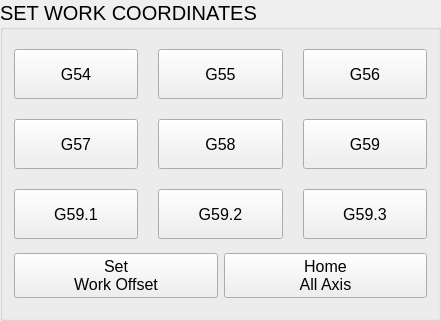
       <widget class="QGroupBox" name="groupBox_10">
        <property name="geometry">
         <rect>
          <x>330</x>
          <y>370</y>
          <width>441</width>
          <height>321</height>
         </rect>
        </property>
        <property name="font">
         <font>
          <pointsize>15</pointsize>
         </font>
        </property>
        <property name="title">
         <string>SET WORK COORDINATES</string>
        </property>
        <layout class="QGridLayout" name="gridLayout_15">
         <item row="0" column="0">
          <layout class="QGridLayout" name="gridLayout_16">
           <property name="topMargin">
            <number>0</number>
           </property>
           <property name="spacing">
            <number>20</number>
           </property>
           <item row="1" column="0">
            <widget class="ActionButton" name="actionbutton_10">
             <property name="minimumSize">
              <size>
               <width>0</width>
               <height>50</height>
              </size>
             </property>
             <property name="font">
              <font>
               <pointsize>12</pointsize>
              </font>
             </property>
             <property name="text">
              <string>G54</string>
             </property>
             <property name="rules" stdset="0">
              <string>[]</string>
             </property>
             <property name="actionName" stdset="0">
              <string>machine.set-work-coord:G54</string>
             </property>
            </widget>
           </item>
           <item row="1" column="1">
            <widget class="ActionButton" name="actionbutton_14">
             <property name="minimumSize">
              <size>
               <width>0</width>
               <height>50</height>
              </size>
             </property>
             <property name="font">
              <font>
               <pointsize>12</pointsize>
              </font>
             </property>
             <property name="text">
              <string>G55</string>
             </property>
             <property name="rules" stdset="0">
              <string>[]</string>
             </property>
             <property name="actionName" stdset="0">
              <string>machine.set-work-coord:G55</string>
             </property>
            </widget>
           </item>
           <item row="2" column="2">
            <widget class="ActionButton" name="actionbutton_15">
             <property name="minimumSize">
              <size>
               <width>0</width>
               <height>50</height>
              </size>
             </property>
             <property name="font">
              <font>
               <pointsize>12</pointsize>
              </font>
             </property>
             <property name="text">
              <string>G59</string>
             </property>
             <property name="rules" stdset="0">
              <string>[]</string>
             </property>
             <property name="actionName" stdset="0">
              <string>machine.set-work-coord:G59</string>
             </property>
            </widget>
           </item>
           <item row="3" column="2">
            <widget class="ActionButton" name="actionbutton_16">
             <property name="minimumSize">
              <size>
               <width>0</width>
               <height>50</height>
              </size>
             </property>
             <property name="font">
              <font>
               <pointsize>12</pointsize>
              </font>
             </property>
             <property name="text">
              <string>G59.3</string>
             </property>
             <property name="rules" stdset="0">
              <string>[]</string>
             </property>
             <property name="actionName" stdset="0">
              <string>machine.set-work-coord:G59.3</string>
             </property>
            </widget>
           </item>
           <item row="2" column="1">
            <widget class="ActionButton" name="actionbutton_17">
             <property name="minimumSize">
              <size>
               <width>0</width>
               <height>50</height>
              </size>
             </property>
             <property name="font">
              <font>
               <pointsize>12</pointsize>
              </font>
             </property>
             <property name="text">
              <string>G58</string>
             </property>
             <property name="rules" stdset="0">
              <string>[]</string>
             </property>
             <property name="actionName" stdset="0">
              <string>machine.set-work-coord:G58</string>
             </property>
            </widget>
           </item>
           <item row="3" column="0">
            <widget class="ActionButton" name="actionbutton_18">
             <property name="minimumSize">
              <size>
               <width>0</width>
               <height>50</height>
              </size>
             </property>
             <property name="font">
              <font>
               <pointsize>12</pointsize>
              </font>
             </property>
             <property name="text">
              <string>G59.1</string>
             </property>
             <property name="rules" stdset="0">
              <string>[]</string>
             </property>
             <property name="actionName" stdset="0">
              <string>machine.set-work-coord:G59.1</string>
             </property>
            </widget>
           </item>
           <item row="2" column="0">
            <widget class="ActionButton" name="actionbutton_19">
             <property name="minimumSize">
              <size>
               <width>0</width>
               <height>50</height>
              </size>
             </property>
             <property name="font">
              <font>
               <pointsize>12</pointsize>
              </font>
             </property>
             <property name="text">
              <string>G57</string>
             </property>
             <property name="rules" stdset="0">
              <string>[]</string>
             </property>
             <property name="actionName" stdset="0">
              <string>machine.set-work-coord:G57</string>
             </property>
            </widget>
           </item>
           <item row="3" column="1">
            <widget class="ActionButton" name="actionbutton_20">
             <property name="minimumSize">
              <size>
               <width>0</width>
               <height>50</height>
              </size>
             </property>
             <property name="font">
              <font>
               <pointsize>12</pointsize>
              </font>
             </property>
             <property name="text">
              <string>G59.2</string>
             </property>
             <property name="rules" stdset="0">
              <string>[]</string>
             </property>
             <property name="actionName" stdset="0">
              <string>machine.set-work-coord:G59.2</string>
             </property>
            </widget>
           </item>
           <item row="1" column="2">
            <widget class="ActionButton" name="actionbutton_21">
             <property name="minimumSize">
              <size>
               <width>0</width>
               <height>50</height>
              </size>
             </property>
             <property name="font">
              <font>
               <pointsize>12</pointsize>
              </font>
             </property>
             <property name="text">
              <string>G56</string>
             </property>
             <property name="rules" stdset="0">
              <string>[]</string>
             </property>
             <property name="actionName" stdset="0">
              <string>machine.set-work-coord:G56</string>
             </property>
            </widget>
           </item>
          </layout>
         </item>
         <item row="1" column="0">
          <layout class="QHBoxLayout" name="horizontalLayout_3">
           <item>
            <widget class="DialogButton" name="dialogbutton">
             <property name="font">
              <font>
               <pointsize>12</pointsize>
              </font>
             </property>
             <property name="text">
              <string>Set
Work Offset</string>
             </property>
             <property name="dialogName" stdset="0">
              <string>set_work_offsets</string>
             </property>
            </widget>
           </item>
           <item>
            <widget class="ActionButton" name="actionbutton_35">
             <property name="font">
              <font>
               <pointsize>12</pointsize>
              </font>
             </property>
             <property name="text">
              <string>Home
All Axis</string>
             </property>
             <property name="rules" stdset="0">
              <string>[{&quot;name&quot;: &quot;Button Label&quot;, &quot;property&quot;: &quot;Text&quot;, &quot;expression&quot;: &quot;'Homing\\nCompleted' if ch[0] else 'Home\\nAll Axis'&quot;, &quot;channels&quot;: [{&quot;url&quot;: &quot;status:all_axes_homed&quot;, &quot;trigger&quot;: true}]}, {&quot;name&quot;: &quot;Background Colour&quot;, &quot;property&quot;: &quot;Style Sheet&quot;, &quot;expression&quot;: &quot;'background-color:rgb(138, 226, 52)' if ch[0]else ''&quot;, &quot;channels&quot;: [{&quot;url&quot;: &quot;status:all_axes_homed&quot;, &quot;trigger&quot;: true}]}]</string>
             </property>
             <property name="actionName" stdset="0">
              <string>machine.home.all</string>
             </property>
            </widget>
           </item>
          </layout>
         </item>
        </layout>
       </widget>
